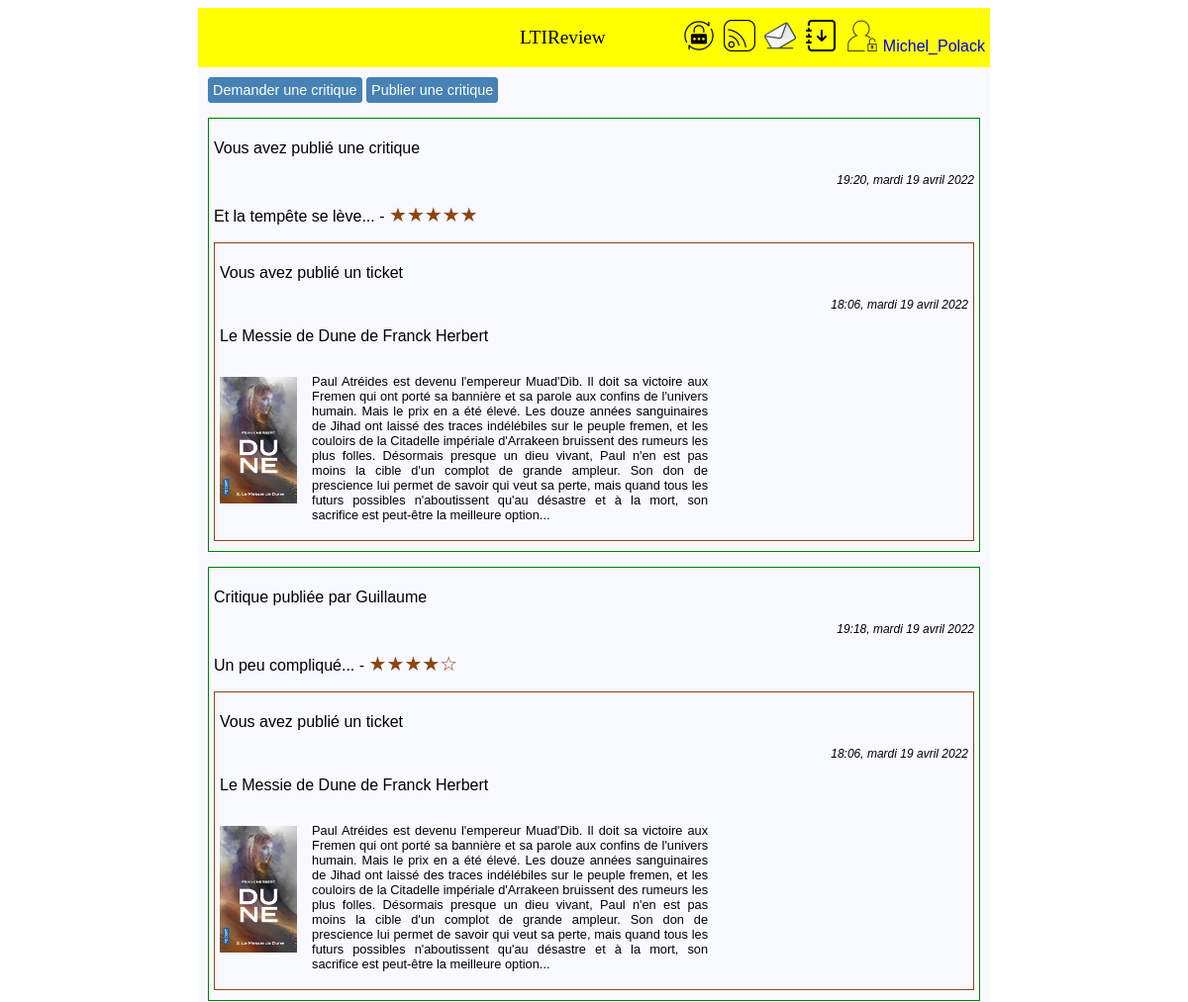
The page /home/ (signed in, upper part) on the database as committed earlier.
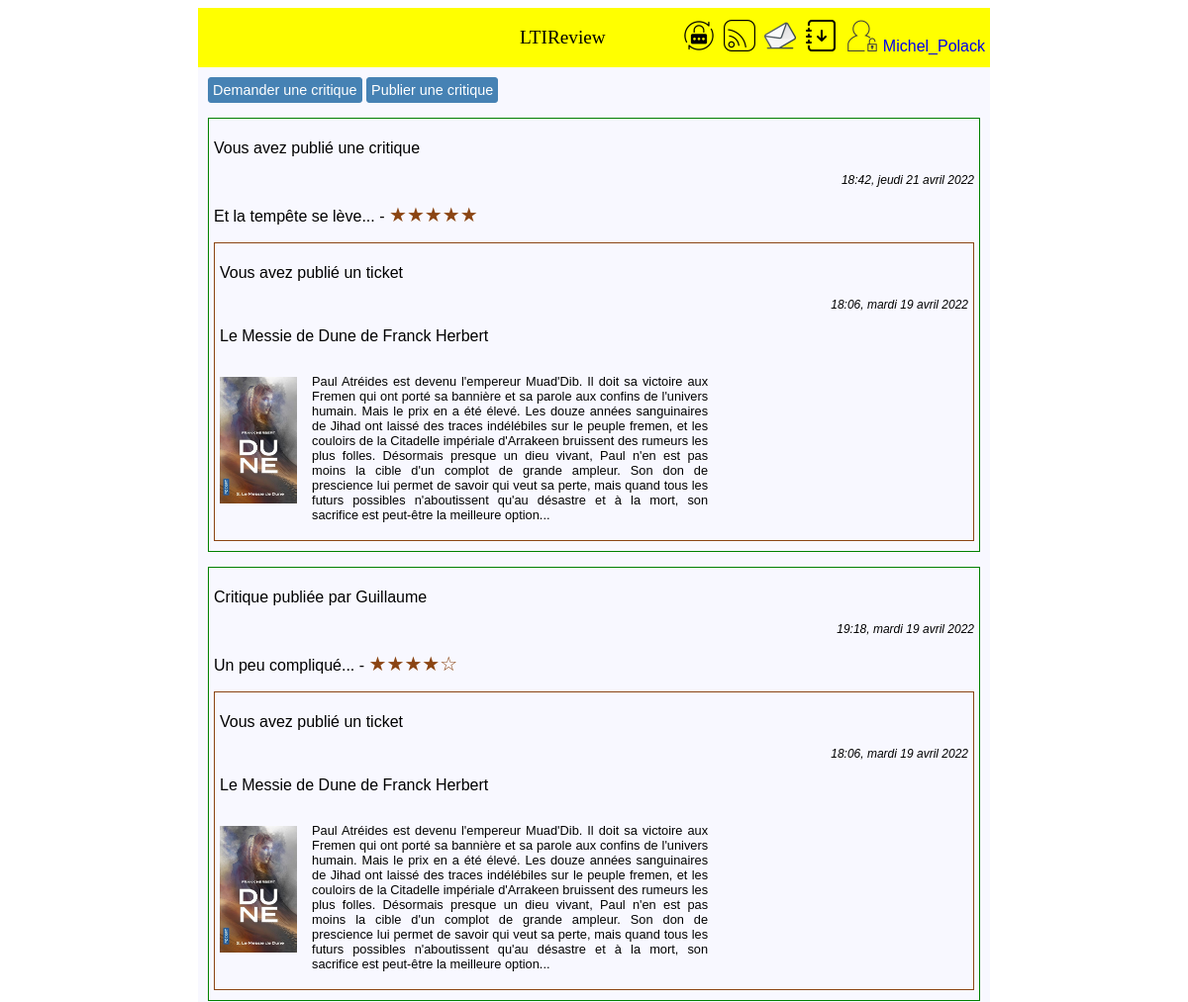
The same page on the database as committed later.
### critics/models.py (models this page shows, shortened)
class Review(models.Model):
    class Notation(models.IntegerChoices):
        ZERO = 0, _('0')
        UN = 1, _('1')
        DEUX = 2, _('2')
        TROIS = 3, _('3')
        QUATRE = 4, _('4')
        CINQ = 5, _('5')
        __empty__ = _('')
    ticket = models.ForeignKey(to=Ticket, on_delete=models.CASCADE)
    rating = models.PositiveSmallIntegerField(choices=Notation.choices, verbose_name='Note')
    headline = models.CharField(max_length=128, verbose_name='Titre')
    body = models.TextField(max_length=8192, blank=True, verbose_name='Commentaire')
    user = models.ForeignKey(to=settings.AUTH_USER_MODEL, on_delete=models.CASCADE)
    time_created = models.DateTimeField(auto_now_add=True)

class Ticket(models.Model):
    title = models.CharField(max_length=128, verbose_name="Titre")
    description = models.TextField(max_length=2048, blank=True, verbose_name="Description")
    user = models.ForeignKey(to=settings.AUTH_USER_MODEL, on_delete=models.CASCADE)
    image = models.ImageField(null=True, blank=True, verbose_name="Photo du livre ou de l'article")
    time_created = models.DateTimeField(auto_now_add=True)

### authentication/models.py (models this page shows)
class User(AbstractUser):
    profile_photo = models.ImageField(verbose_name='Photo de profil')
    follows = models.ManyToManyField('self', through='UserFollows', symmetrical=False)

### critics/views.py (the view)
# urls.py: path('home/', critics.views.FluxView.as_view(), name='home'),
class FluxView(LoginRequiredMixin, View):
    template_name = 'critics/flux.html'
    def get(self, request):
        followings = request.user.follows.all()
        reviews = Review.objects.filter(Q(user=request.user) | Q(user__in=followings) | Q(ticket__user=request.user))
        tickets = Ticket.objects.filter(Q(user=request.user) | Q(user__in=followings)).exclude(Q(review__in=reviews))
        posts = sorted(chain(tickets, reviews), key=lambda post: post.time_created, reverse=True)
        paginator = Paginator(posts, 4)
        page_number = request.GET.get('page')
        page_obj = paginator.get_page(page_number)
        return render(request, self.template_name, context={'page_obj': page_obj})

### critics/templatetags/critics_extras.py (called while the page is built)
@register.filter
def is_review_user(value, arg):
    for review in value.review_set.all():
        if review.user == arg:
            return True
    return False

@register.filter
def model_type(value):
    return type(value).__name__

### critics/templates/critics/flux.html (shortened to what this page needs)
{% extends 'base.html' %}
{% load critics_extras %}
{% block content %}
<div class="page">
    <button>
        <a class="bouton-href" href="{% url 'ticket_create' %}">Demander une critique</a>
    </button>
    <button>
        <a class="bouton-href" href="{% url 'ticket_review_create' %}">Publier une critique</a>
    </button>
    {% for post in page_obj %}
        {% if post|model_type == 'Ticket' %}
            <div class="ticket-post">
                {% include 'critics/partials/ticket_snippet.html' with ticket=post %}
                <div class="bouton-post">
                    <button>
                        <a class="bouton-href" href="{% url 'review_create' post.id %}">Créer une critique</a>
                    </button>
                </div>
            </div>
        {% elif post|model_type == 'Review' %}
            <div class="review-post">
                {% include 'critics/partials/review_snippet.html' with review=post %}
                <div class="ticket-post">
                    {% include 'critics/partials/ticket_snippet.html' with ticket=post.ticket %}
                </div>
            </div>
        {% endif %}
    {% endfor %}
</div>
{% endblock content %}

### critics/templates/critics/partials/review_snippet.html (shortened to what this page needs)
<div class="review-partial">
    {% if review.user == request.user %}
        <p>Vous avez publié une critique</p>
    {% else %}
        <p>Critique publiée par {{ review.user.username }}</p>
    {% endif %}
    <p class="stamp">{{review.time_created|date:"H:i, l j F Y"}}</p>
    <p>
        {{ review.headline }} -
        {% if review.rating == 0 %}
            <span class="star">&#x2606&#x2606&#x2606&#x2606&#x2606</span>
        {% elif review.rating == 1 %}
            <span class="star">&#x2605&#x2606&#x2606&#x2606&#x2606</span>
        {% elif review.rating == 2 %}
            <span class="star">&#x2605&#x2605&#x2606&#x2606&#x2606</span>
        {% elif review.rating == 3 %}
            <span class="star">&#x2605&#x2605&#x2605&#x2606&#x2606</span>
        {% elif review.rating == 4 %}
            <span class="star">&#x2605&#x2605&#x2605&#x2605&#x2606</span>
        {% elif review.rating == 5 %}
            <span class="star">&#x2605&#x2605&#x2605&#x2605&#x2605</span>
        {% endif %}
    </p>
</div>

### critics/templates/critics/partials/ticket_snippet.html
<div class="ticket-partial">
    {% if ticket.user == request.user %}
        <p>Vous avez publié un ticket</p>
    {% else %}
        <p>Ticket publié par {{ ticket.user.username }}</p>
    {% endif %}
    <p class="stamp">{{ticket.time_created|date:"H:i, l j F Y"}}</p>
    <p>{{ ticket.title }}</p>
    <div class="ticket-content">
        {% if ticket.image %}
            <p><img src="{{ ticket.image.url}}" alt="Livre/Article" height="128px"></p>
        {% endif %}
        <p class="ticket-description">{{ ticket.description }}</p>
    </div>
</div>

Rows that differ between the two databases and show on the page:
removed Review: shows "Vous avez publié une critique", time_created "19:20, mardi 19 avril 2022", headline "Et la tempête se lève...", {{ ticket.time_created|date:"H:i, l j F Y" }} "18:06, mardi 19 avril 2022", {{ ticket.title }} "Le Messie de Dune de Franck Herbert", image (picture), {{ ticket.description }} "Paul Atréides est devenu l'empereur Muad'Dib. Il doit sa victoire aux Fremen qui ont porté sa bannière et sa parole aux confins de l'univers humain. Mais le prix en a été élevé. Les douze années sanguinaires de Jihad ont laissé des traces indélébiles sur le peuple fremen, et les couloirs de la Citadelle impériale d'Arrakeen bruissent des rumeurs les plus folles. Désormais presque un dieu vivant, Paul n'en est pas moins la cible d'un complot de grande ampleur. Son don de prescience lui permet de savoir qui veut sa perte, mais quand tous les futurs possibles n'aboutissent qu'au désastre et à la mort, son sacrifice est peut-être la meilleure option..."
added Review: shows "Vous avez publié une critique", time_created "18:42, jeudi 21 avril 2022", headline "Et la tempête se lève...", {{ ticket.time_created|date:"H:i, l j F Y" }} "18:06, mardi 19 avril 2022", {{ ticket.title }} "Le Messie de Dune de Franck Herbert", image (picture), {{ ticket.description }} "Paul Atréides est devenu l'empereur Muad'Dib. Il doit sa victoire aux Fremen qui ont porté sa bannière et sa parole aux confins de l'univers humain. Mais le prix en a été élevé. Les douze années sanguinaires de Jihad ont laissé des traces indélébiles sur le peuple fremen, et les couloirs de la Citadelle impériale d'Arrakeen bruissent des rumeurs les plus folles. Désormais presque un dieu vivant, Paul n'en est pas moins la cible d'un complot de grande ampleur. Son don de prescience lui permet de savoir qui veut sa perte, mais quand tous les futurs possibles n'aboutissent qu'au désastre et à la mort, son sacrifice est peut-être la meilleure option..."
